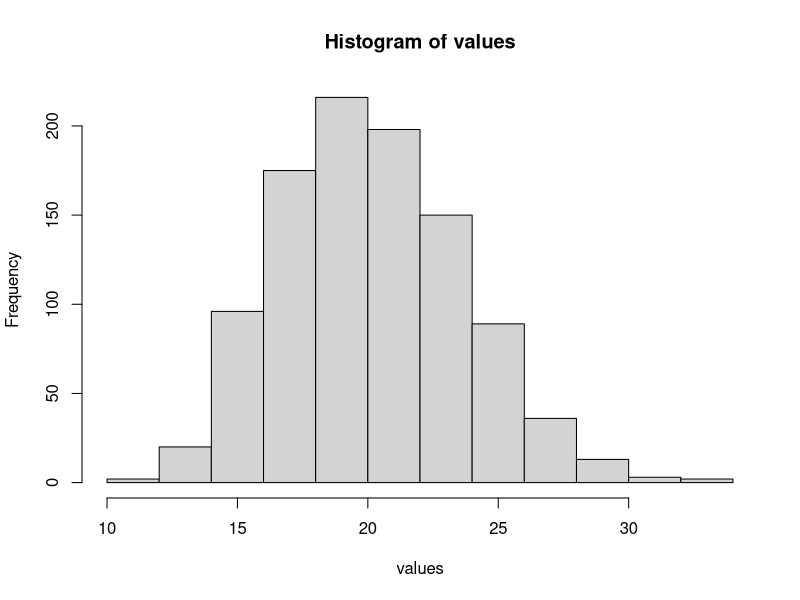
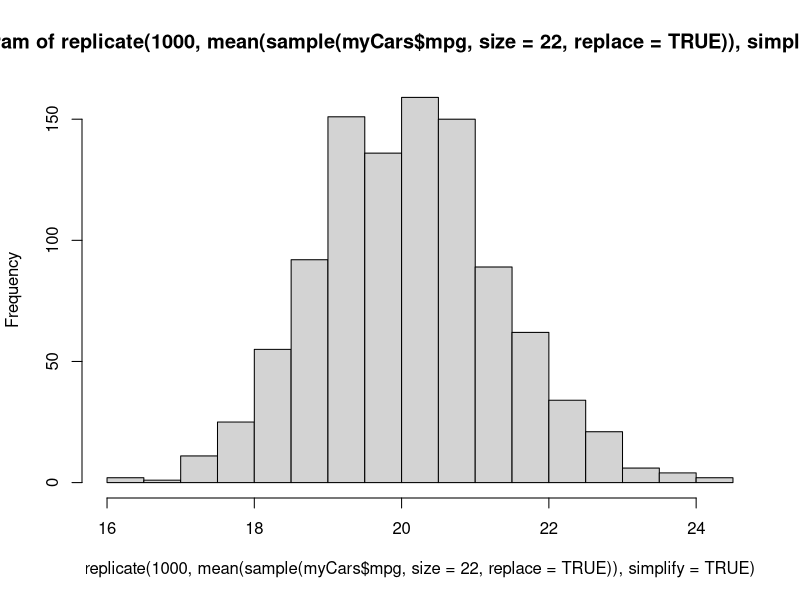

These figures' R source, in order:
## ---- chunk 1
# Enter your name here: Yunhan Zhang
## ---- chunk 2
# 1. I did this homework by myself, with help from the book and the professor.
## ---- chunk 3
vectorStats <- function(vector){
  min <- min(vector)
  mean <- mean(vector)
  max <- max(vector)
  df <- data.frame(min, mean, max)
  return(df)
}
## ---- chunk 4
vectorStats(1:10)
## ---- chunk 5
vectorStats <- function(vector){
  min <- min(vector)
  mean <- mean(vector)
  max <- max(vector)
  median <- median(vector)
  sd <- sd(vector)
  df <- data.frame(min, mean, max, median, sd)
  return(df)
}
## ---- chunk 6
vectorStats(1:10)
## ---- chunk 7
myCars <- mtcars
## ---- chunk 8
head(myCars)
tail(myCars)
help(mtcars)
# mpg	means Miles/(US) gallon
# cyl means Number of cylinders
# disp means Displacement (cu.in.)
# hp means Gross horsepower
# drat means Rear axle ratio
# wt means Weight (1000 lbs)
# qsec means 1/4 mile time
# am means Transmission (0 = automatic, 1 = manual)
# gear means Number of forward gears
# carb means Number of carburetors
## ---- chunk 9
sample(myCars$mpg, size=3, replace=TRUE)
## ---- chunk 10
vectorStats(sample(myCars$mpg, size=3, replace=TRUE))
## ---- chunk 11
mean(sample(myCars$mpg, size=3, replace=TRUE))
# Generally the means should not be the same because they will sampling different samples in the most cases but with some extreme cases, the means will be the same.
## ---- chunk 12
replicate(10, mean(sample(myCars$mpg, size=3, replace=TRUE)),simplify = TRUE)
## ---- chunk 13
# Generally the means should not be the same because they will sampling different samples in the most cases but with some extreme cases, the means will be the same (I did get two same means from my first run).
## ---- chunk 14
values <- replicate(1000, mean(sample(myCars$mpg, size=3, replace=TRUE)),simplify = TRUE)
values
## ---- chunk 15
hist(values)
## ---- chunk 16
hist(replicate(1000, mean(sample(myCars$mpg, size=22, replace=TRUE)),simplify = TRUE))
## ---- chunk 17
#  Because the second run sampling more samples than the first run. Based on the law of large numbers: more samples you sampling, more stable result you will get.
